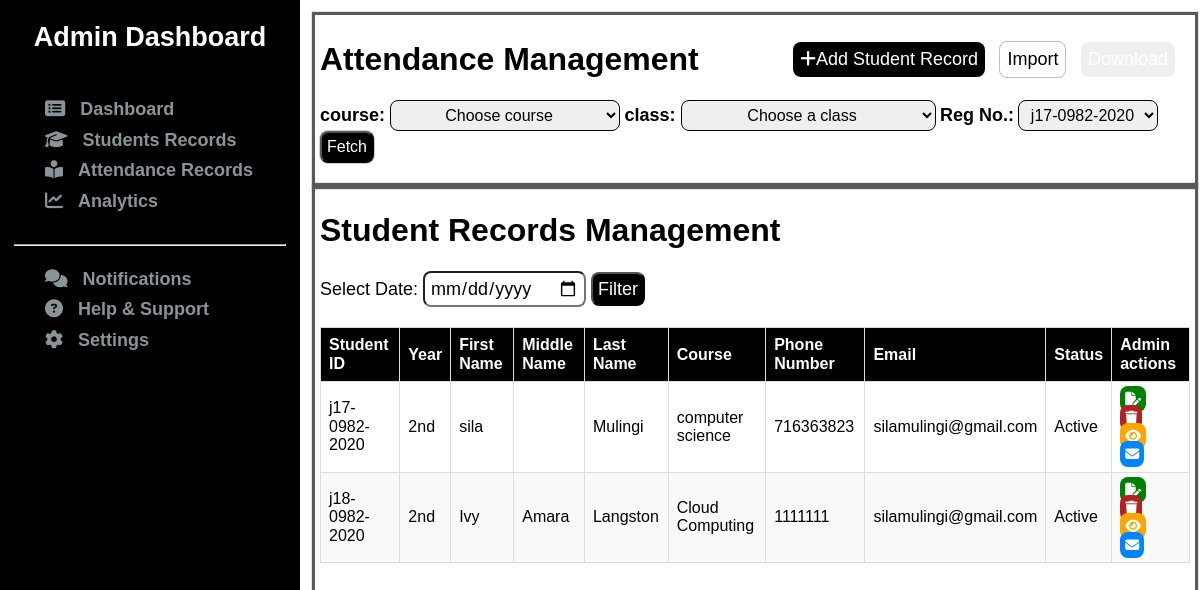
Page /customAdmin/studentRecords/ on the earlier database version.
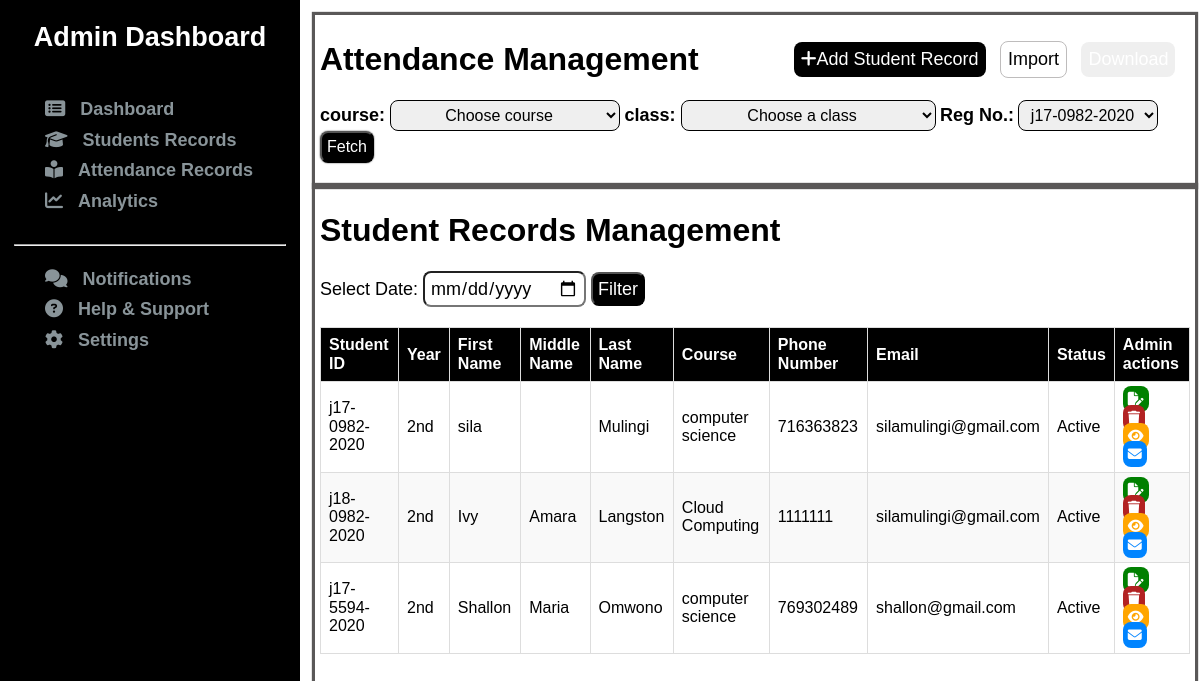
Same page on the later database version.
### coreApp/models.py (models this page shows, shortened)
class StudentProfile(models.Model):
    first_name = models.CharField(max_length=256)  # null=False is default for CharField
    last_name = models.CharField(max_length=256)
    username = models.CharField(max_length=256, unique=True)
    course = models.CharField(max_length=200)
    phone = models.BigIntegerField(unique=True)
    email = models.EmailField(unique=False)
    password = models.CharField(max_length=256)
    middle_name = models.CharField(
        max_length=256,
        blank=True,  # Allows empty string in forms
        null=True,    # Allows NULL in database
        default=''    # Default value when not provided
    )
    ranking = models.CharField(max_length=256, blank=True, default='')
    image = models.ImageField(upload_to='student_photos', blank=True, null=True)

### coreApp/views.py (the view)
# urls.py: path('customAdmin/studentRecords/', views.studentRecords, name='studentRecords'),
def studentRecords(request):
    context = {}
    students = StudentProfile.objects.all()
    context['students'] = students
    return render(request, 'admin/studentRecords.html', context)

### templates/admin/studentRecords.html (shortened to what this page needs)
{% extends 'admin/adminBase.html' %}
{% load static %}
{% block content %}
    <div class="studentQueries">
        <div class="heading">
            <div class="title">
                <h1>Attendance Management</h1>
                <div class="actionButtons">
                    <a href="{% url 'createStudent' %}" class="btn-add"><button><i class="fa-solid fa-plus"></i>Add Student Record</button></a>
                    <button>Import</button>
                    <button class="btn-download">Download</button>
                </div>
            </div>
            <div class="filters">
                <form action="">
                <label for="course">course: </label>
                <select name="course" id="">
                    <option value="" selected>Choose course</option>
                </select>
                <label for="course">class: </label>
                <select name="course" id="">
                    <option value="">Choose a class</option>
                </select>
                <label for="regNumber">Reg No.:</label>
                    <select name="" id="">
                        <option value="">j17-0982-2020</option>
                    </select>
                 <button type="submit">Fetch</button>
                </form>
            </div>
        </div>
        <div class="results">
            <h1>Student Records Management</h1>
            <div class="controls">
                <label for="date">Select Date:</label>
                <input type="date" id="date" name="date">
                <button onclick="filterRecords()">Filter</button>
            </div>
            <table id="attendanceTable">
                <thead>
                    <tr>
                        <th>Student ID</th>
                        <th>Year</th>
                        <th>First Name</th>
                        <th>Middle Name</th>
                        <th>Last Name</th>
                        <th>Course</th>
                        <th>Phone Number</th>
                        <th>Email</th>
                        <th>Status</th>
                        <th>Admin actions</th>
                    </tr>
                </thead>
                <tbody>
                    {% for student in students %}
                    <tr>
                        <td>{{ student.username }}</td>
                         <td>2nd</td>
                        <td>{{ student.first_name }}</td>
                        <td>{{ student.middle_name }}</td>
                        <td>{{ student.last_name }}</td>
                        <td>{{ student.course }}</td>
                        <td>{{ student.phone }}</td>
                        <td>{{ student.email }}</td>
                        <td>Active</td>
                        <td>
                            <a href="{% url 'update' student.username %}" class="btn btn-update"><i class="fa-solid fa-file-pen"></i></a>
                            <a href="{% url 'delete' student.username %}" class="btn btn-delete"><i class="fa-solid fa-trash"></i></a>
                            <a href="" class="btn btn-view"><i class="fa-solid fa-eye"></i></a>
                            <a href="mailto:{{student.email}}" class="btn btn-contact"><i class="fa-solid fa-envelope"></i></a>
                        </td>
                    </tr>
                    {% endfor %}
                </tbody>
            </table>
        </div>
        </div>
{% endblock content %}

Differences in the rows shown:
added StudentProfile: username "j17-5594-2020", first_name "Shallon", middle_name "Maria", last_name "Omwono", course "computer science", phone "769302489", email "shallon@gmail.com"
